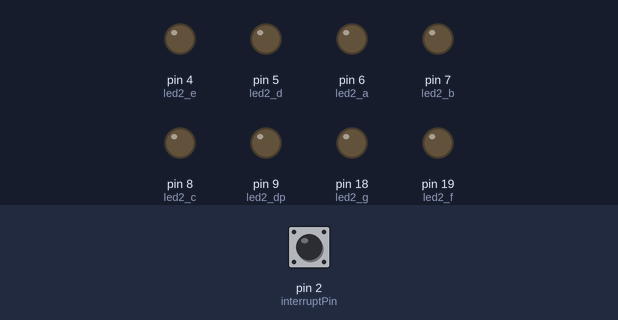
Simulated run of this sketch. Board: Arduino Uno, built with avr-gcc and run on an emulated ATmega328P. Parts: output pins drawn as LEDs (lit = HIGH). Inputs (shaded band) come from the test bench; at power-on: pin 2 (interruptPin) HIGH.

Above: at 1.2 s.
1.3 s: pin 2 (interruptPin) pulled LOW for 0.15 s
At 1.37 s:
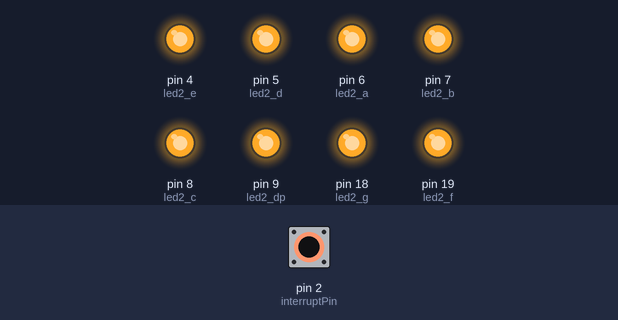
2.9 s: pin 2 (interruptPin) pulled LOW for 1 s
At 4.4 s:
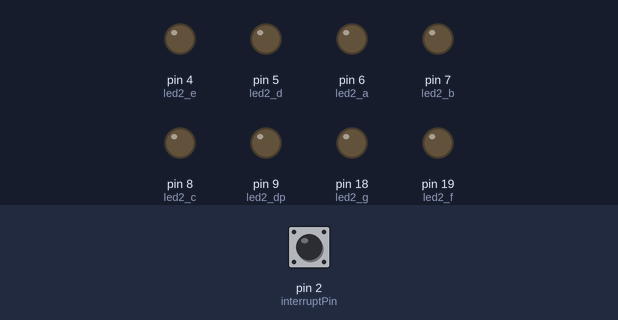
5.4 s: pin 2 (interruptPin) pulled LOW for 3.2 s
At 6.7 s:
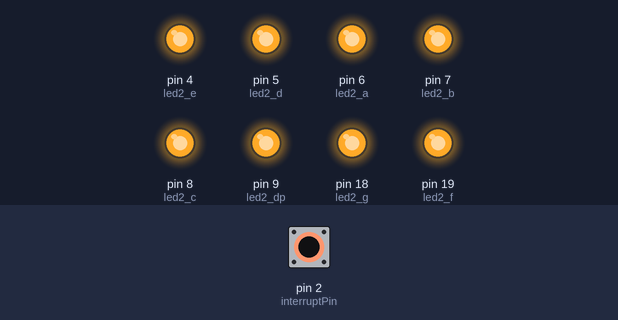
10.1 s: pin 2 (interruptPin) pulled LOW for 0.15 s
At 11.0 s:
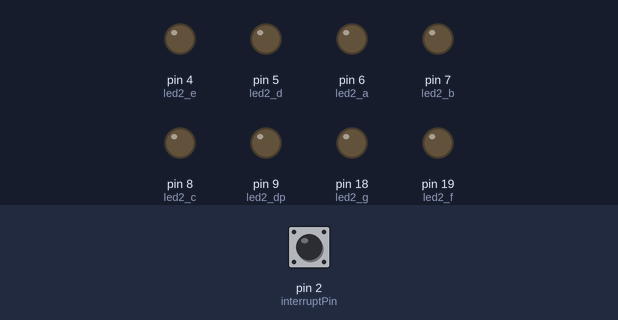
11.7 s: pin 2 (interruptPin) pulled LOW for 0.15 s
At 12.2 s:
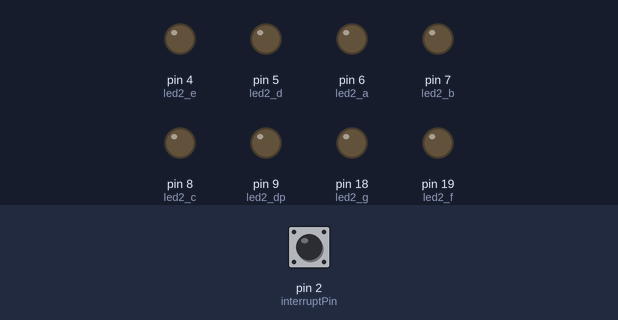
Timing chart, 0 to 14.3 s (numbered marks = the images above; inputs shaded):
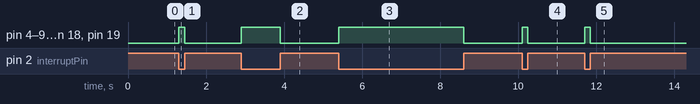

The sketch:

A03_7seg_interrupt.ino
```cpp
const byte led2_a = 6;
const byte led2_b = 7;
const byte led2_c = 8;
const byte led2_d = 5;
const byte led2_e = 4;
const byte led2_f = PIN_A5;
const byte led2_g = PIN_A4;
const byte led2_dp = 9;

const byte interruptPin = 2;
volatile byte state = LOW;

void setup() {
  pinMode(led2_a,  OUTPUT);
  pinMode(led2_b,  OUTPUT);
  pinMode(led2_c,  OUTPUT);
  pinMode(led2_d,  OUTPUT);
  pinMode(led2_e,  OUTPUT);
  pinMode(led2_f,  OUTPUT);
  pinMode(led2_g,  OUTPUT);
  pinMode(led2_dp, OUTPUT);
  pinMode(interruptPin, INPUT_PULLUP);
  attachInterrupt(digitalPinToInterrupt(interruptPin), blink1, CHANGE);

}

void loop() {
  digitalWrite(led2_a, state);
  digitalWrite(led2_b, state);
  digitalWrite(led2_c, state);
  digitalWrite(led2_d, state);
  digitalWrite(led2_e, state);
  digitalWrite(led2_f, state);
  digitalWrite(led2_g, state);
  digitalWrite(led2_dp, state);
}

void blink1() {
  state = !state;
}
```

Measured:
- after the input at 1.3 s, pin 4 (led2_e), pin 5 (led2_d), pin 6 (led2_a), pin 7 (led2_b), pin 8 (led2_c), pin 9 (led2_dp), pin 18 (led2_g), pin 19 (led2_f): LOW → HIGH at once, → LOW 0.15 s later
- after the input at 2.9 s, pin 4 (led2_e), pin 5 (led2_d), pin 6 (led2_a), pin 7 (led2_b), pin 8 (led2_c), pin 9 (led2_dp), pin 18 (led2_g), pin 19 (led2_f): LOW → HIGH at once, → LOW 1.0 s later
- after the input at 5.4 s, pin 4 (led2_e), pin 5 (led2_d), pin 6 (led2_a), pin 7 (led2_b), pin 8 (led2_c), pin 9 (led2_dp), pin 18 (led2_g), pin 19 (led2_f): LOW → HIGH at once, → LOW 3.2 s later
- after the input at 10.1 s, pin 4 (led2_e), pin 5 (led2_d), pin 6 (led2_a), pin 7 (led2_b), pin 8 (led2_c), pin 9 (led2_dp), pin 18 (led2_g), pin 19 (led2_f): LOW → HIGH at once, → LOW 0.15 s later
- after the input at 11.7 s, pin 4 (led2_e), pin 5 (led2_d), pin 6 (led2_a), pin 7 (led2_b), pin 8 (led2_c), pin 9 (led2_dp), pin 18 (led2_g), pin 19 (led2_f): LOW → HIGH at once, → LOW 0.15 s later
